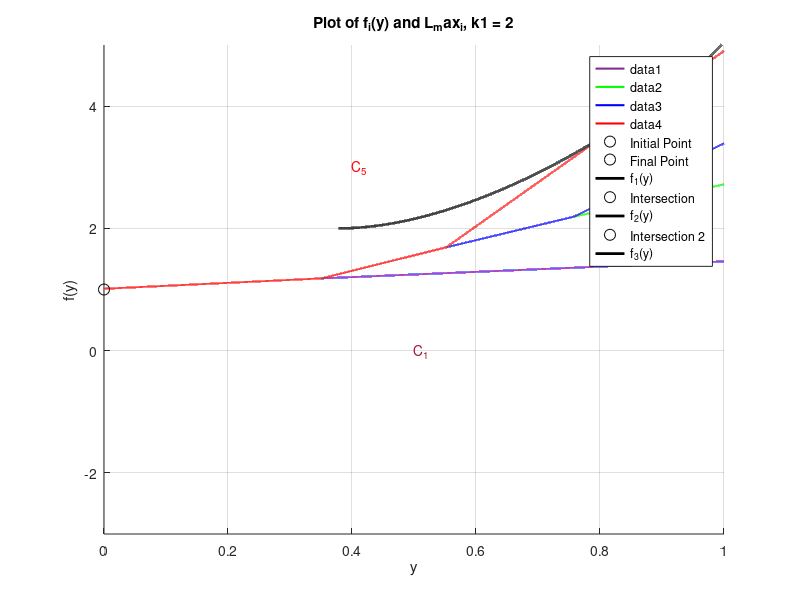

Write the MATLAB code that produced this figure.
N = 5;
a = [0.5, 3, 8, 13, 16];
b = [1, -0.1, -4, -8, -10.95];
lambda = 1;
sigma = 5;
k1 = 2;


finalpoint = 0.9999;
f_prev_prime_val = 0;
f_initial = k1/lambda;
y_values = linspace(0, 1, 100000); 

L_lower = y_values(1);
L_upper = y_values(end-1);
L = 0.3781760042694267687224396468081977218390;
%L=0.3102875923430675197955963540152879431844;
figure;
hold on;

L_max_all = cell(N, 1);
L_max_colors = {'#7E2F8E', 'green', 'blue', 'red', 'red'};

Li_j = @(y, i, j) (a(i) * a(j) * y / (lambda * (a(i) + a(j)))) + ...
        ((a(j)^2 * b(i) - a(i)^2 * b(j)) / (lambda * (a(j)^2 - a(i)^2)));
for j = 2:N
    L_max_j = -inf * ones(1, length(y_values));
    for i = 1:j-1
        current_line = arrayfun(@(y) Li_j(y, i, j), y_values);
        L_max_j = max(L_max_j, current_line);
    end
    L_max_all{j} = L_max_j;
end

for j = N-1:-1:2
    L_max_j = L_max_all{j};
    L_max_jp1 = L_max_all{j+1};
    exceed_indices = L_max_j > L_max_jp1;
    L_max_j(exceed_indices) = L_max_jp1(exceed_indices);
    L_max_all{j} = L_max_j;
end

for j = 2:N-1
    for i = j+1:N
        L_max_i = L_max_all{i};
        L_max_j = L_max_all{j};
        common_indices = find(ismember(L_max_i, L_max_j));
        L_max_j(common_indices) = -inf;
        L_max_all{j} = L_max_j;
    end
end




for j = 2:N
    L_max_j = L_max_all{j};
    plot(y_values, L_max_j, 'Color', L_max_colors{j-1}, 'LineWidth', 1.5);
end


plot(0, b(1) / lambda, 'ko', 'MarkerSize', 8, 'DisplayName', 'Initial Point');
plot(1, (a(N) + b(N)) / lambda, 'ko', 'MarkerSize', 8, 'DisplayName', 'Final Point');

[~,Index] = min(abs(y_values-L));

region = 1;
for m = N:-1:2
    L_max_m_val = L_max_all{m}(Index);
    if f_initial > L_max_m_val && L_max_m_val ~= -inf
        region = m;
        break
    end
end 

j_1 = region;


q = a(j_1)^2 / sigma^2;
k = (sqrt(1 + 8 * lambda ./ q) - 1) / 2;
D_1_1 = -((1 - L) / L)^k * (lambda * f_prev_prime_val * L^2 + ((-f_prev_prime_val - f_initial) * lambda + a(j_1) * k + a(j_1) + b(j_1)) * L + k * (-lambda * f_initial + b(j_1))) / (lambda * L * (2 * k + 1));

D_2_1 = -(-lambda * f_prev_prime_val * L^2 + (a(j_1) * k + (f_prev_prime_val + f_initial) * lambda - b(j_1)) * L + (k + 1) * (-lambda * f_initial + b(j_1))) * ((1 - L) / L)^(-k) / ((1 - L) * lambda * (2 * k + 1));
Li_j = @(y, i, j) (a(i) * a(j) * y / (lambda * (a(i) + a(j)))) + ((a(j)^2 * b(i) - a(i)^2 * b(j)) / (lambda * (a(j)^2 - a(i)^2)));




%find upper
intersection_found0 = false;

for idx = 1:length(y_values)-1
    y = y_values(idx);
    for j = 2:N
        L_max_j_val = L_max_all{j}(idx);
        L_max_j_val_next = L_max_all{j}(idx+1);
        if ~isinf(L_max_j_val) && ~isinf(L_max_j_val_next)
            distance_current = f_initial - L_max_j_val;
            distance_next = f_initial - L_max_j_val_next;
            if distance_current * distance_next < 0
                intersection_idx0 = idx + 1;
                intersection_found0 = true;
                break;
            end
        end
    end
    if intersection_found0
        break;
    end
end

if intersection_found0
    intersection_y0 = y_values(intersection_idx0);
    fprintf('Intersection found at y = %f\n', intersection_y0);
else
    disp('No intersection found.');
end



f_1 = @(y) D_1_1 * y .* (1 ./ y - 1).^(-k) + D_2_1 * y .* (1 ./ y - 1).^(k + 1) + (a(j_1) * y + b(j_1)) / lambda;
intersection_idx = Index;
intersection_found = false;
for idx = intersection_idx:length(y_values)
    y = y_values(idx);
    f1_val = f_1(y);
    for j = 2:N
        L_max_j_val = L_max_all{j}(idx);
        L_max_j_val_next = L_max_all{j}(idx+1);
        if ~isinf(L_max_j_val) && ~isinf(L_max_j_val_next)
            distance_current = f1_val - L_max_j_val;
            distance_next = f_1(y_values(idx+1)) - L_max_j_val_next;
            if distance_current * distance_next < 0
                intersection_idx = idx+1;
                intersection_found = true;
                break;
            end
        end
    end
    if intersection_found
        break;
    end
end

if intersection_found
    f_idx = {1:intersection_idx-1};
    f_j_list = {f_1(y_values)};
    f1_values = f_1(y_values);
    f1_values(intersection_idx:end) = -inf;
    plot(y_values(Index:intersection_idx), f_1(y_values(Index:intersection_idx)), 'Color', 'black', 'LineWidth', 2, 'DisplayName', 'f_1(y)');
    intersection_y = y_values(intersection_idx);
    intersection_val = f_1(intersection_y);
    plot(intersection_y, intersection_val, 'ko', 'MarkerSize', 8, 'DisplayName', 'Intersection');
    disp(['Intersection1 found at y = ', num2str(intersection_y), ', value = ', num2str(intersection_val)]);
    
else
    f_idx = {1:length(y_values)};
    f_j_list = {f_1(y_values)};
    gamma_prev = 1;
    disp('No intersection found.');
    plot(y_values(Index:end), f_1(y_values(Index:end)), 'Color', 'black', 'LineWidth', 2, 'DisplayName', 'f_1(y)');
    final_value = f_1(finalpoint);
end

gamma_prev = intersection_y;
f_prev = f_1;
f1_values = f_1(y_values);
f1_prime = gradient(f1_values, y_values);

f_prev_prime_val = f1_prime(intersection_idx);
intersection_idx_prev = intersection_idx;
f_prev_value = f1_values(intersection_idx_prev);

i = 2;
while true
    if gamma_prev >= 1
        break;
    end

    region = 1;
    for m = N:-1:2
        L_max_m_val = L_max_all{m}(intersection_idx_prev);
        if f_prev_value > L_max_m_val  && L_max_m_val ~= -inf
            region = m;
            break
        end
    end
    
    next_j_i = region;
    %disp(next_j_i)


    q_i = (a(next_j_i)^2) / sigma^2;
    k_i = (sqrt(1 + 8 * lambda ./ q_i) - 1) / 2;

    D_1_i = -((1 - gamma_prev) / gamma_prev)^k_i * (lambda * f_prev_prime_val * gamma_prev^2 + ((-f_prev_prime_val - f_prev(gamma_prev)) * lambda + a(next_j_i) * k_i + a(next_j_i) + b(next_j_i)) * gamma_prev + k_i * (-lambda * f_prev(gamma_prev) + b(next_j_i))) / (lambda * gamma_prev * (2 * k_i + 1));

    D_2_i = -(-lambda * f_prev_prime_val * gamma_prev^2 + (a(next_j_i) * k_i + (f_prev_prime_val + f_prev(gamma_prev)) * lambda - b(next_j_i)) * gamma_prev + (k_i + 1) * (-lambda * f_prev(gamma_prev) + b(next_j_i))) * ((1 - gamma_prev) / gamma_prev)^(-k_i) / ((1 - gamma_prev) * lambda * (2 * k_i + 1));

    f_i = @(y) D_1_i * y .* (1 ./ y - 1).^(-k_i) + D_2_i * y .* (1 ./ y - 1).^(k_i + 1) + (a(next_j_i) * y + b(next_j_i)) / lambda;

    intersection_found = false;
    for idx = intersection_idx+1:length(y_values)-1
        y = y_values(idx);
        fi_val = f_i(y);
        for j = 2:N
            L_max_j_val = L_max_all{j}(idx);
            L_max_j_val_next = L_max_all{j}(idx+1);
            if ~isinf(L_max_j_val) && ~isinf(L_max_j_val_next)
                distance_current = fi_val - L_max_j_val;
                distance_next = f_i(y_values(idx+1)) - L_max_j_val_next;
                if distance_current * distance_next < 0
                    intersection_idx = idx+1;
                    intersection_found = true;
                    break;
                end
            end
        end
        if intersection_found
            break;
        end
    end

    if intersection_found
        f_idx = [f_idx,{intersection_idx_prev+1:intersection_idx}];
        f_j_list = [f_j_list,{f_i(y_values)}];
        plot(y_values(intersection_idx_prev:intersection_idx), f_i(y_values(intersection_idx_prev:intersection_idx)), ...
        'Color', 'black', 'LineWidth', 2, 'DisplayName', ['f_', num2str(i), '(y)']);
        intersection_y = y_values(intersection_idx);
        intersection_val = f_i(intersection_y);
        plot(intersection_y, intersection_val, 'ko', 'MarkerSize', 8, 'DisplayName', ['Intersection ', num2str(i)]);
        disp(['Intersection found at y = ', num2str(intersection_y), ', value = ', num2str(intersection_val)]);
    else
        f_idx = [f_idx,{intersection_idx_prev: length(y_values)}] ;
        f_j_list = [f_j_list,{f_i(y_values)}];
        disp(['No intersection found for f_', num2str(i), '.']);
        intersection_y = y_values(intersection_idx);
        intersection_val = f_i(intersection_y);
        gamma_prev = intersection_y;
        f_prev = f_i;
        fi_values = f_i(y_values);
        fi_prime = gradient(fi_values, y_values);

        f_prev_prime_val = fi_prime(intersection_idx);
    
        intersection_idx_prev = intersection_idx;
        f_prev_value = f_i(intersection_idx_prev);
        plot(y_values(intersection_idx_prev:end-10), f_i(y_values(intersection_idx_prev:end-10)), ...
        'Color', 'black', 'LineWidth', 2, 'DisplayName', ['f_', num2str(i), '(y)']);
        
        break;
    end

    gamma_prev = intersection_y;
    f_prev = f_i;

    fi_values = f_i(y_values);

    fi_prime = gradient(fi_values, y_values);

    f_prev_prime_val = fi_prime(intersection_idx);
    
    intersection_idx_prev = intersection_idx;
    f_prev_value = f_prev(y_values(intersection_idx_prev));
    
    i = i + 1;
end

if i == 2 && ~intersection_found
    final_val = f_1(finalpoint);
    disp(1);
else
    for j = 1:i
        if ismember(finalpoint*length(y_values),f_idx{j})
            final_val = f_j_list{j}(finalpoint*length(y_values));

            break
        end
    end
end

target_val = (a(N) + b(N)) / lambda;
abs_diff = final_val - target_val;
fprintf('The absolute difference between the last value of f_i at y = 0.999 and the target is %e\n', abs_diff);
xlim([0 1])
ylim([-3 5])
text(0.4, 3, 'C_5', 'Color', 'red', 'FontSize', 10);
text(0.85, 3.3, 'C_4', 'Color', 'blue', 'FontSize', 10);
text(0.93, 2.8, 'C_3', 'Color', 'green', 'FontSize', 10);
text(0.8, 1.7, 'C_2', 'Color', '#7E2F8E', 'FontSize', 10);
text(0.5, 0, 'C_1', 'Color', '#A2142F', 'FontSize', 10);
hold off;
xlabel('y');
ylabel('f(y)');
title(['Plot of f_i(y) and L_max_i, k1 = ', num2str(k1)]);
legend('show');
grid on;


